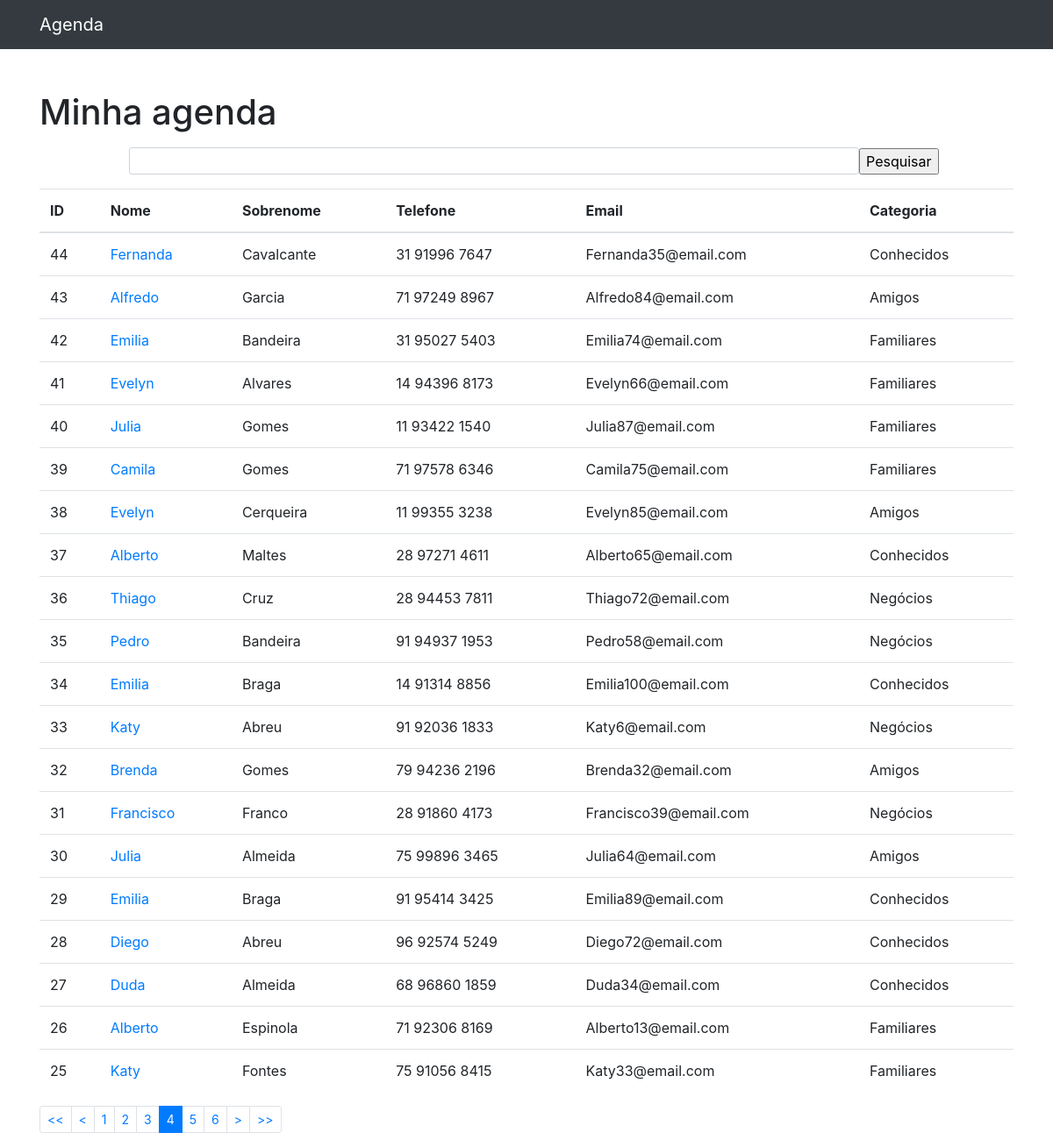
/?page=4&termo=, run on the app's committed database.
### contatos/models.py (models this page shows, shortened)
class Contato(Model):
    nome = CharField(max_length=255)
    sobrenome = CharField(max_length=255, blank=True)
    telefone = CharField(max_length=40)
    email = CharField(max_length=255, blank=True)
    data_criacao = DateTimeField(null=True, default=now)
    descricao = CharField(max_length=500, blank=True, null=True)
    mostrar = BooleanField(default=True)
    categoria = ForeignKey(Categoria, on_delete=DO_NOTHING)
    foto = ImageField(blank=True, upload_to='fotos/%Y/%m')

class Categoria(Model):
    nome = CharField(max_length=255)
    def __str__(self) -> str:
        return self.nome

### contatos/views.py (the view)
# urls.py: path('', views.index, name='index'),
def index(request):
    lista = Contato.objects.order_by('-id').exclude(mostrar=False)
    paginator = Paginator(lista, 20)
    numero_pag = request.GET.get('page')
    obj_pag = paginator.get_page(numero_pag)
    return render(
        request, 'contatos/index.html',
        {'contatos':obj_pag}
    )

### contatos/templates/contatos/index.html (shortened to what this page needs)
{% extends 'base.html' %}
{% block conteudo %}
    <h1 class="mt-5">Minha agenda</h1>
    <form class="mt-3 mb-3 form-inline d-flex justify-content-center md-form form-sm active-cyan active-cyan-2 mt-2" action="{% url 'busca' %}" method="get">
        <input class="form-control form-control-sm ml-3 w-75" type="text" value="{{request.GET.termo}}" aria-label="Buscar" name="termo">
        <input type="submit" value="Pesquisar">
    </form>
    <table class="table">
        <thead>
            <tr>
                <th>ID</th>
                <th>Nome</th>
                <th>Sobrenome</th>
                <th>Telefone</th>
                <th>Email</th>
                <th>Categoria</th>
            </tr>
        </thead>
        <tbody>
            {% for contato in contatos%}
                <tr>
                    <td>{{contato.id}}</td>
                    <td>
                        <a href="{% url 'ver_contato' id=contato.id %}">{{contato.nome}}</a>
                    </td>
                    <td>{{contato.sobrenome}}</td>
                    <td>{{contato.telefone}}</td>
                    <td>{{contato.email}}</td>
                    <td>{{contato.categoria}}</td>
                </tr>
            {% empty %}
                <tr>
                    <td>Nenhum contato encontrado.</td>
                </tr>
            {% endfor %}
        </tbody>
    </table>
    <nav aria-label="Page navigation">
        <ul class="pagination pagination-sm">
            {% if contatos.has_previous %}
                <li class="page-item"><a class="page-link" href="?page=1&termo={{request.GET.termo}}">&lt;&lt;</a></li>
                <li class="page-item"><a class="page-link" href="?page={{ contatos.previous_page_number }}&termo={{request.GET.termo}}">&lt;</a></li>
            {% endif %}
            {% for num_pagina in contatos.paginator.page_range %}
                {% if num_pagina == contatos.number %}
                    <li class="page-item active">
                        <a class="page-link" tabindex="-1">{{ num_pagina }} <span class="sr-only">(current)</span></a>
                    </li>
                {% else %}
                    <li class="page-item">
                        <a class="page-link" href="?page={{ num_pagina }}&termo={{request.GET.termo}}">{{ num_pagina }}</a>
                    </li>
                {% endif %}
            {% endfor %}
            {% if contatos.has_next %}
                <li class="page-item"><a class="page-link" href="?page={{ contatos.next_page_number }}&termo={{request.GET.termo}}">&gt;</a></li>
                <li class="page-item"><a class="page-link" href="?page={{ contatos.paginator.num_pages }}&termo={{request.GET.termo}}">&gt;&gt;</a></li>
            {% endif %}
        </ul>
      </nav>
{% endblock %}

### data on the page
Contato: id "44", nome "Fernanda", sobrenome "Cavalcante", telefone "31 91996 7647", email "Fernanda35@email.com", categoria "Conhecidos"
Contato: id "43", nome "Alfredo", sobrenome "Garcia", telefone "71 97249 8967", email "Alfredo84@email.com", categoria "Amigos"
Contato: id "42", nome "Emilia", sobrenome "Bandeira", telefone "31 95027 5403", email "Emilia74@email.com", categoria "Familiares"
Contato: id "41", nome "Evelyn", sobrenome "Alvares", telefone "14 94396 8173", email "Evelyn66@email.com", categoria "Familiares"
Contato: id "40", nome "Julia", sobrenome "Gomes", telefone "11 93422 1540", email "Julia87@email.com", categoria "Familiares"
Contato: id "39", nome "Camila", sobrenome "Gomes", telefone "71 97578 6346", email "Camila75@email.com", categoria "Familiares"
Contato: id "38", nome "Evelyn", sobrenome "Cerqueira", telefone "11 99355 3238", email "Evelyn85@email.com", categoria "Amigos"
Contato: id "37", nome "Alberto", sobrenome "Maltes", telefone "28 97271 4611", email "Alberto65@email.com", categoria "Conhecidos"
Contato: id "36", nome "Thiago", sobrenome "Cruz", telefone "28 94453 7811", email "Thiago72@email.com", categoria "Negócios"
Contato: id "35", nome "Pedro", sobrenome "Bandeira", telefone "91 94937 1953", email "Pedro58@email.com", categoria "Negócios"
Contato: id "34", nome "Emilia", sobrenome "Braga", telefone "14 91314 8856", email "Emilia100@email.com", categoria "Conhecidos"
Contato: id "33", nome "Katy", sobrenome "Abreu", telefone "91 92036 1833", email "Katy6@email.com", categoria "Negócios"
Contato: id "32", nome "Brenda", sobrenome "Gomes", telefone "79 94236 2196", email "Brenda32@email.com", categoria "Amigos"
Contato: id "31", nome "Francisco", sobrenome "Franco", telefone "28 91860 4173", email "Francisco39@email.com", categoria "Negócios"
Contato: id "30", nome "Julia", sobrenome "Almeida", telefone "75 99896 3465", email "Julia64@email.com", categoria "Amigos"
Contato: id "29", nome "Emilia", sobrenome "Braga", telefone "91 95414 3425", email "Emilia89@email.com", categoria "Conhecidos"
Contato: id "28", nome "Diego", sobrenome "Abreu", telefone "96 92574 5249", email "Diego72@email.com", categoria "Conhecidos"
Contato: id "27", nome "Duda", sobrenome "Almeida", telefone "68 96860 1859", email "Duda34@email.com", categoria "Conhecidos"
Contato: id "26", nome "Alberto", sobrenome "Espinola", telefone "71 92306 8169", email "Alberto13@email.com", categoria "Familiares"
Contato: id "25", nome "Katy", sobrenome "Fontes", telefone "75 91056 8415", email "Katy33@email.com", categoria "Familiares"

### other printed values
{{ num_pagina }} "1" "2" "3" "5" "6"
{{ num_pagina }} "4"
